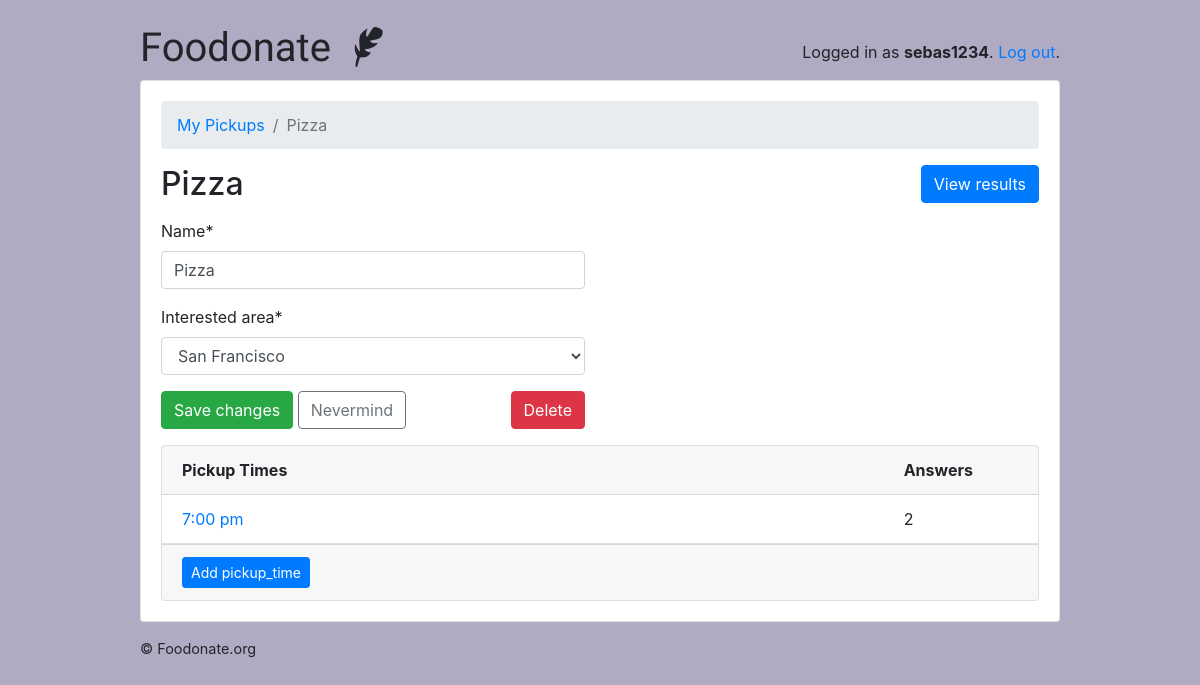
/foodonators/pickup/1/ (signed in), run on the app's committed database.
### food_platform/models.py (models this page shows, shortened)
class User(AbstractUser):
    is_foodriver = models.BooleanField(default=False)
    is_foodonator = models.BooleanField(default=False)

class Pickup(models.Model):
    owner = models.ForeignKey(User, on_delete=models.CASCADE, related_name='pickups')
    name = models.CharField(max_length=255)
    interested_area = models.ForeignKey(Interested_area, on_delete=models.CASCADE, related_name='pickups')

class Interested_area(models.Model):
    name = models.CharField(max_length=30)
    color = models.CharField(max_length=7, default='#007bff')
    def __str__(self):
        return self.name

class PickupTime(models.Model):
    pickup = models.ForeignKey(Pickup, on_delete=models.CASCADE, related_name='pickup_times')
    text = models.CharField('PickupTime', max_length=255)

### food_platform/views/foodonators.py (the view, shortened to what this page needs)
# urls.py: path('pickup/<int:pk>/', foodonators.PickupUpdateView.as_view(), name='pickup_change'),
@method_decorator([login_required, foodonator_required], name='dispatch')
class PickupUpdateView(UpdateView):
    model = Pickup
    fields = ('name', 'interested_area', )
    context_object_name = 'pickup'
    template_name = 'food_platform/foodonators/pickup_change_form.html'
    def get_context_data(self, **kwargs):
        kwargs['pickup_times'] = self.get_object().pickup_times.annotate(answers_count=Count('answers'))
        return super().get_context_data(**kwargs)
    def get_queryset(self):
        return self.request.user.pickups.all()

### food_platform/templates/food_platform/foodonators/pickup_change_form.html (shortened to what this page needs)
{% extends 'base.html' %}
{% load crispy_forms_tags %}
{% block content %}
  <nav aria-label="breadcrumb">
    <ol class="breadcrumb">
      <li class="breadcrumb-item"><a href="{% url 'foodonators:pickup_change_list' %}">My Pickups</a></li>
      <li class="breadcrumb-item active" aria-current="page">{{ pickup.name }}</li>
    </ol>
  </nav>
  <h2 class="mb-3">
    {{ pickup.name }}
    <a href="{% url 'foodonators:pickup_results' pickup.pk %}" class="btn btn-primary float-right">View results</a>
  </h2>
  <div class="row mb-3">
    <div class="col-md-6 col-sm-8 col-12">
      <form method="post" novalidate>
        {{ form|crispy }}
        <button type="submit" class="btn btn-success">Save changes</button>
        <a href="{% url 'foodonators:pickup_change_list' %}" class="btn btn-outline-secondary" role="button">Nevermind</a>
        <a href="{% url 'foodonators:pickup_delete' pickup.pk %}" class="btn btn-danger float-right">Delete</a>
      </form>
    </div>
  </div>
  <div class="card">
    <div class="card-header">
      <div class="row">
        <div class="col-10">
          <strong>Pickup Times</strong>
        </div>
        <div class="col-2">
          <strong>Answers</strong>
        </div>
      </div>
    </div>
    <div class="list-group list-group-flush list-group-formset">
      {% for pickup_time in pickup_times %}
        <div class="list-group-item">
          <div class="row">
            <div class="col-10">
              <a href="{% url 'foodonators:pickup_time_change' pickup.pk pickup_time.pk %}">{{ pickup_time.text }}</a>
            </div>
            <div class="col-2">
              {{ pickup_time.answers_count }}
            </div>
          </div>
        </div>
      {% empty %}
        <div class="list-group-item text-center">
          <p class="text-muted font-italic mb-0">You haven't created any pickup_times yet. Go ahead and <a href="{% url 'foodonators:pickup_time_add' pickup.pk %}">add the first pickup_time</a>.</p>
        </div>
      {% endfor %}
    </div>
    <div class="card-footer">
      <a href="{% url 'foodonators:pickup_time_add' pickup.pk %}" class="btn btn-primary btn-sm">Add pickup_time</a>
    </div>
  </div>
{% endblock %}

### templates/base.html (shortened to what this page needs)
{% load static %}<!doctype html>
<html lang="en">
  <head>
    <link rel="stylesheet" href="https://maxcdn.bootstrapcdn.com/bootstrap/4.0.0/css/bootstrap.min.css">
    <link rel="stylesheet" type="text/css" href="{% static 'vendor/fontello-2f186091/css/fontello.css' %}">
    <link rel="stylesheet" type="text/css" href="{% static 'css/app.css' %}">
    {% if user.is_authenticated and user.is_foodonator %}
      <link rel="stylesheet" type="text/css" href="{% static 'css/foodonators.css' %}">
    {% else %}
      <link rel="stylesheet" type="text/css" href="{% static 'css/foodrivers.css' %}">
    {% endif %}
  </head>
  <body>
    <div class="container my-4">
      <div class="row justify-content-center">
        <div class="col-md-10 col-sm-12">
          <div class="row">
            <div class="col-6">
              <h1 class="logo">
                <a href="{% url 'home' %}">
                  Foodonate
                  {% if user.is_authenticated %}
                    {% if user.is_foodonator %}
                      <span class="icon-feather" data-toggle="tooltip" data-placement="right" title="Foodonator profile"></span>
                    {% else %}
                      <span class="icon-graduation-cap" data-toggle="tooltip" data-placement="right" title="Foodriver profile"></span>
                    {% endif %}
                  {% endif %}
                </a>
              </h1>
            </div>
            <div class="col-6 text-right">
              {% if user.is_authenticated %}
                <p class="pt-3">Logged in as <strong>{{ user.username }}</strong>. <a href="{% url 'logout' %}">Log out</a>.</p>
              {% else %}
                <a href="{% url 'login' %}" class="btn btn-light" role="button">Log in</a>
                <a href="{% url 'signup' %}" class="btn btn-primary" role="button">Sign up</a>
              {% endif %}
            </div>
          </div>
          <div class="card mb-3">
            <div class="card-body">
              {% block content %}
              {% endblock %}
            </div>
          </div>
          <footer>
            <a href="https://www.foodonate.org/">© Foodonate.org</a>
          </footer>
        </div>
      </div>
    </div>
  </body>
</html>

### static/css/app.css (style rules this page uses)
.logo { font-family: 'Clicker Script', cursive; }
.logo a { color: #212529; text-decoration: none; }
footer { font-size: .9rem; }
footer a { color: #212529; }

### static/css/foodonators.css (style rules this page uses)
body { background-color: #b0aac2; }

### data on the page
User: username "sebas1234"
Pickup: name "Pizza", interested_area "San Francisco"
PickupTime: text "7:00 pm", answers_count "2"
